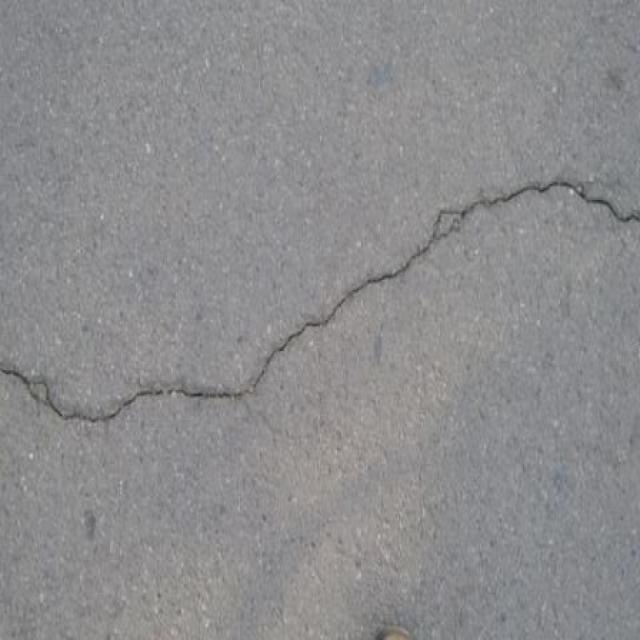
#> input picture in/test (1).png, 640 x 640 px; its folder holds 2 pictures in this run
$ python thx-20240715.py in out.png
#> lines starting #> are read from the running program, lines starting #| are printed output that depends on the picture; after the words box and inside, x2 and y2 are one past the last pixel; in counts of white or black regions, pixels touching at a corner belong together; long printed decimals are rounded
import matplotlib.pyplot as plt
import sys
import os
import cv2
import numpy as np

#使用命令行
#命令参考1：python thx.py D:\\0Project\\Crack\\in D:\\0Project\\Crack\\out
#命令参考2：python thx.py ./in ./out
#命令参考3：python D:\0Project\Crack\thx.py ./in D:\\0Project\\Crack\\out

def nothing():pass
#获取孔隙体积
def get_spot_VE_VT(img, rx):
    hist = cv2.calcHist([img], [0], None, [255], [0, 255]) #灰度直方图
    rn = float(img.size) #总像素尺寸=长*宽
    ve = 0.0
    vt = 0.0
    for i in range(0, rx):
        ri = hist[i]
        if ri[0]<0.0:continue
        hri = ri[0]/rn #计算该像素的实际深度体积
        ve += (rx-i)*hri #累积深度体积
        vt += hri
    return ve,vt

def img_process(img_input):
    src = cv2.imread(img_input)
    #cv2.imshow('src', src)
    gray8 = cv2.cvtColor(src, cv2.COLOR_BGR2GRAY)
    #gray8 = cv2.GaussianBlur(gray8,(3,3),1)
    gray8 = cv2.medianBlur(gray8,3)
    # 将8位灰度值映射到16位
    #gray16 = ((gray8/256.0)*65535).astype('uint16')
    #cv2.imwrite(img_path, gray16)
    #cv2.imshow('gray16', gray16)
    X_BEST = VE = VT = gray8.max() #X_BEST-最优参考点 VE-孔隙体积 VT-理想体积
    ET = 1.0 #ET-孔隙率

    # [16 lines of commented-out code are left out]
    lx = np.linspace(gray8.min(), gray8.max(), gray8.max()-gray8.min())
    ly = []
    isfind=False
    vex,vtx = get_spot_VE_VT(gray8, gray8.max())
    for X in reversed(range(gray8.min(), gray8.max())):
        vex,vtx = get_spot_VE_VT(gray8, X)
        vtx *= X #(X-gray8.min()) #计算理想体积所用高度是否为相对最小值的差而不是绝对值呢？
        # vex = vex*0.95+ve*0.05 #一阶平滑VE曲线，针对不同来源图像请调优此一阶平滑参数,否则部分区域会出现黑晕
        # vtx = vtx*0.95+vt*0.05 #一阶平滑VT曲线，针对不同来源图像请调优此一阶平滑参数
        etx = vex/vtx
        #et = ET*0.95 + (ve/vt)*0.05 #一阶平滑VT曲线，针对不同来源图像请调优此一阶平滑参数
        ly.insert(0,etx)
        if isfind : continue
        if etx > ET:
            X_BEST = X-20 #X最优解需针对不同图片做一定的偏置调整才能达到比较好的效果，或者采用上面一阶滤波
            VE = vex
            VT = vtx
            isfind=True
            continue
        ET = etx
    line = "%s,%f,%f,%f,%f\n"%(img_input, X_BEST, X_BEST*256, VE, ET)
    log = "%s 最优X_8bit %f X_16bit %f 对应深度体积[VE]=%f, 对应孔隙率[VE/VT]=%f" % (img_input, X_BEST, X_BEST*256, VE, ET)
    print(log)
    #-------------------孔隙度曲线--------------------
    #此段注释则不显示曲线图
    plt.title(log)
    plt.plot(lx, ly)
    plt.xlabel('X')
    plt.ylabel('VE/VT')
    plt.show()
    cv2.waitKey(0)
    #---------------------------------------
    _,dsc = cv2.threshold(gray8, X_BEST, 255, cv2.THRESH_BINARY)
    # cv2.imshow('dsc', dsc)
    # cv2.waitKey(0)
    return dsc,line


img_in = sys.argv[1] #"d:\\0Project\\Crack\\test.jpg"
img_out = sys.argv[2] #"d:\\0Project\\Crack\\test.png"
with open(img_out+'\log.csv','w') as csv:
    csv.write("file,X8,X16,VE,ET\n")
    for file in os.listdir(img_in):
        dsc,line = img_process(img_in+"/"+file)
#> in img_process, src is the input picture: shape (640, 640, 3); mean B, G, R 141.9, 140.5, 140.7
#> in img_process, `X_BEST = VE = VT = gray8.max()`: X_BEST = 188
#> in get_spot_VE_VT, `hist = cv2.calcHist([img], [0], None, [255], [0, 255])`: hist = 255 values, max 25628 at index 142, min 0 at index 0, mean 1606.3
#> the loop in get_spot_VE_VT, `for i in range(0, rx):` made 188 passes
#> (ri, hri, ve, vt) on passes 1 to 3: ([0], 0, 0, 0), ([0], 0, 0, 0), ([0], 0, 0, 0)
#> after the loop in get_spot_VE_VT, `for i in range(0, rx):`: ve = 47.34; vt = 1
#> in img_process, `vex,vtx = get_spot_VE_VT(gray8, gray8.max())`: vex = 47.34; vtx = 1
#> the loop in img_process, `for X in reversed(range(gray8.min(), gray8.max())):` made 134 passes
#> (vex, vtx, etx, VE, VT) on pass 50: (1.83, 39.4, 0.0464, 1.83, 39.4)
#> (vex, vtx, etx, ET) on passes 1 to 6: (46.34, 187, 0.248, 0.248), (45.34, 186, 0.244, 0.244), (44.34, 185, 0.24, 0.24), (43.34, 184, 0.236, 0.236), (42.34, 183, 0.231, 0.231), (41.34, 182, 0.227, 0.227)
#| in/test (1).png 最优X_8bit 118.000 X_16bit 30208.000 对应深度体积[VE]=1.829, 对应孔隙率[VE/VT]=0.04621
#> in img_process, `plt.show()`:
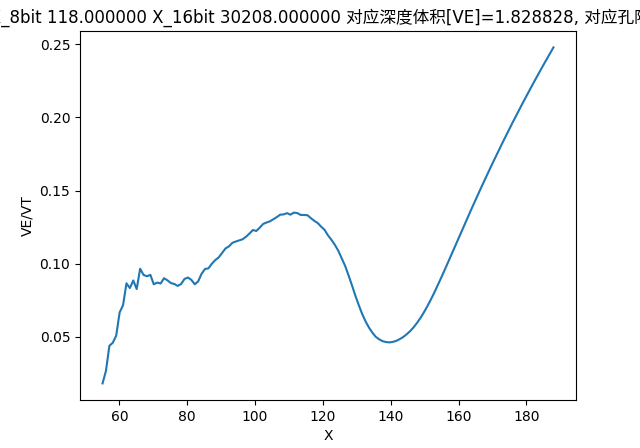
#> figure drawn by matplotlib, 1 panel
#> in img_process, `_,dsc = cv2.threshold(gray8, X_BEST, 255, cv2.THRESH_BINARY)`:
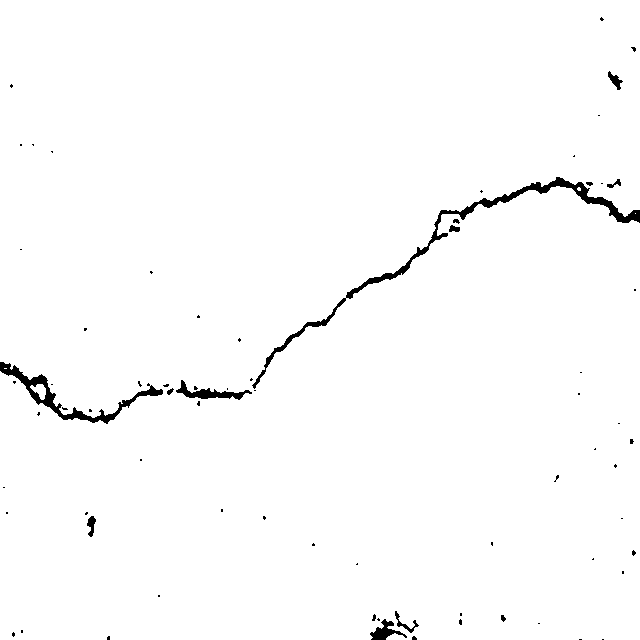
#> dsc: shape (640, 640); 98.6% white; 73 black regions (60 under 20 px), largest, box (x1, y1, x2, y2) and area: (252, 177, 640, 389) 2633, (0, 362, 163, 424) 1446, (176, 380, 252, 400) 494
        cv2.imwrite(img_out+"/"+file, dsc)
        csv.write(line) #输出csv
#> pass 2 of the loop `for file in os.listdir(img_in):`:
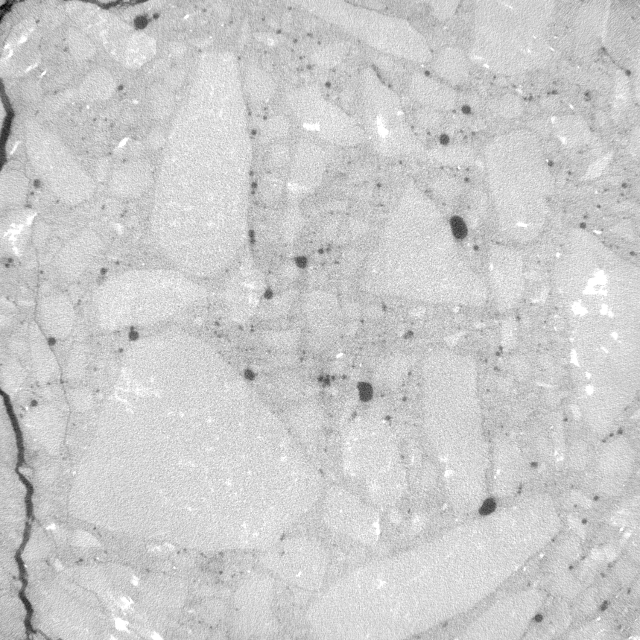
#> input picture in/test (10).png, 640 x 640 px
#> in img_process, src is the input picture: shape (640, 640, 3); min 0, max 255, mean 203.8
#| in/test (10).png 最优X_8bit 180.000 X_16bit 46080.000 对应深度体积[VE]=4.321, 对应孔隙率[VE/VT]=0.06589
#> in img_process (call 2), `plt.show()`:
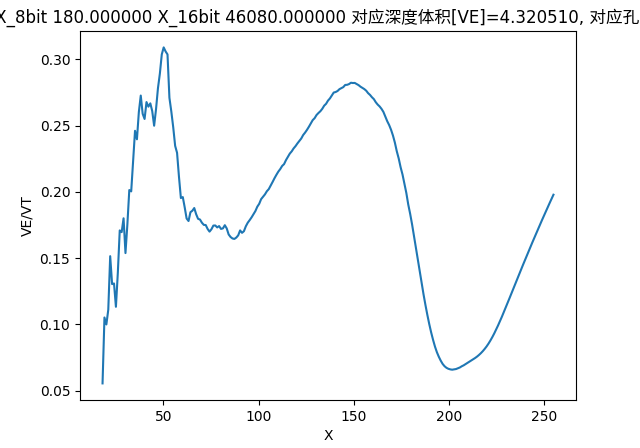
#> figure drawn by matplotlib, 1 panel
#> in img_process (call 2), `_,dsc = cv2.threshold(gray8, X_BEST, 255, cv2.THRESH_BINARY)`:
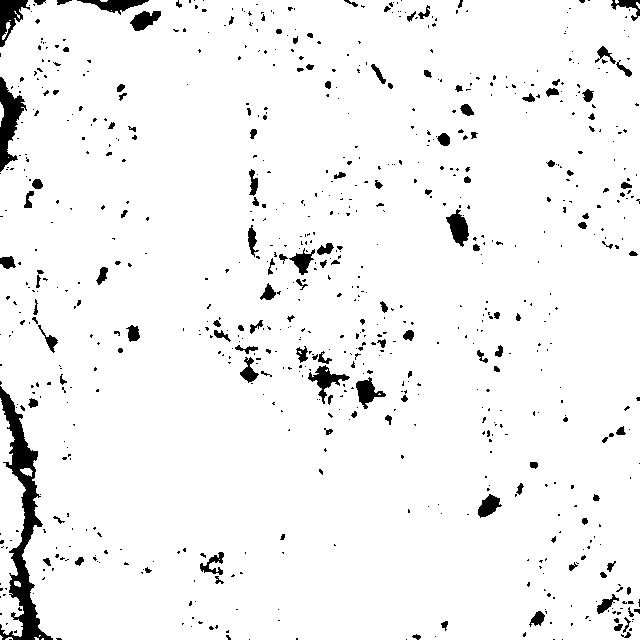
#> dsc: shape (640, 640); 95.4% white; 792 black regions (655 under 20 px), largest, box (x1, y1, x2, y2) and area: (0, 386, 53, 640) 3799, (0, 77, 27, 172) 1180, (0, 0, 30, 47) 679
# cv2.imshow('dsc', dsc)
# cv2.waitKey(0)
